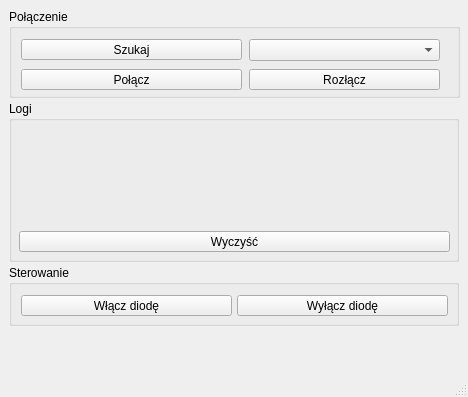
<?xml version="1.0" encoding="UTF-8"?>
<ui version="4.0">
 <class>MainWindow</class>
 <widget class="QMainWindow" name="MainWindow">
  <property name="geometry">
   <rect>
    <x>0</x>
    <y>0</y>
    <width>468</width>
    <height>397</height>
   </rect>
  </property>
  <property name="windowTitle">
   <string>MainWindow</string>
  </property>
  <widget class="QWidget" name="centralwidget">
   <widget class="QGroupBox" name="groupBox">
    <property name="geometry">
     <rect>
      <x>9</x>
      <y>9</y>
      <width>451</width>
      <height>89</height>
     </rect>
    </property>
    <property name="title">
     <string>Połączenie</string>
    </property>
    <widget class="QPushButton" name="pushButtonDisconnect">
     <property name="geometry">
      <rect>
       <x>240</x>
       <y>60</y>
       <width>191</width>
       <height>21</height>
      </rect>
     </property>
     <property name="text">
      <string>Rozłącz</string>
     </property>
    </widget>
    <widget class="QPushButton" name="pushButtonConnect">
     <property name="geometry">
      <rect>
       <x>12</x>
       <y>60</y>
       <width>221</width>
       <height>21</height>
      </rect>
     </property>
     <property name="text">
      <string>Połącz</string>
     </property>
    </widget>
    <widget class="QPushButton" name="pushButtonSearch">
     <property name="geometry">
      <rect>
       <x>12</x>
       <y>30</y>
       <width>221</width>
       <height>21</height>
      </rect>
     </property>
     <property name="text">
      <string>Szukaj</string>
     </property>
    </widget>
    <widget class="QComboBox" name="comboBox">
     <property name="geometry">
      <rect>
       <x>240</x>
       <y>30</y>
       <width>191</width>
       <height>22</height>
      </rect>
     </property>
    </widget>
   </widget>
   <widget class="QGroupBox" name="groupBox_2">
    <property name="geometry">
     <rect>
      <x>9</x>
      <y>101</y>
      <width>450</width>
      <height>161</height>
     </rect>
    </property>
    <property name="title">
     <string>Logi</string>
    </property>
    <widget class="QPushButton" name="pushButtonClear">
     <property name="geometry">
      <rect>
       <x>10</x>
       <y>130</y>
       <width>431</width>
       <height>21</height>
      </rect>
     </property>
     <property name="text">
      <string>Wyczyść</string>
     </property>
    </widget>
   </widget>
   <widget class="QGroupBox" name="groupBox_3">
    <property name="geometry">
     <rect>
      <x>9</x>
      <y>265</y>
      <width>450</width>
      <height>61</height>
     </rect>
    </property>
    <property name="title">
     <string>Sterowanie</string>
    </property>
    <widget class="QPushButton" name="pushButtonLedOn">
     <property name="geometry">
      <rect>
       <x>12</x>
       <y>30</y>
       <width>211</width>
       <height>21</height>
      </rect>
     </property>
     <property name="text">
      <string>Włącz diodę</string>
     </property>
    </widget>
    <widget class="QPushButton" name="pushButtonLedOff">
     <property name="geometry">
      <rect>
       <x>228</x>
       <y>30</y>
       <width>211</width>
       <height>21</height>
      </rect>
     </property>
     <property name="text">
      <string>Wyłącz diodę</string>
     </property>
    </widget>
   </widget>
  </widget>
  <widget class="QMenuBar" name="menubar">
   <property name="geometry">
    <rect>
     <x>0</x>
     <y>0</y>
     <width>468</width>
     <height>20</height>
    </rect>
   </property>
  </widget>
  <widget class="QStatusBar" name="statusbar"/>
 </widget>
 <resources/>
 <connections/>
</ui>
